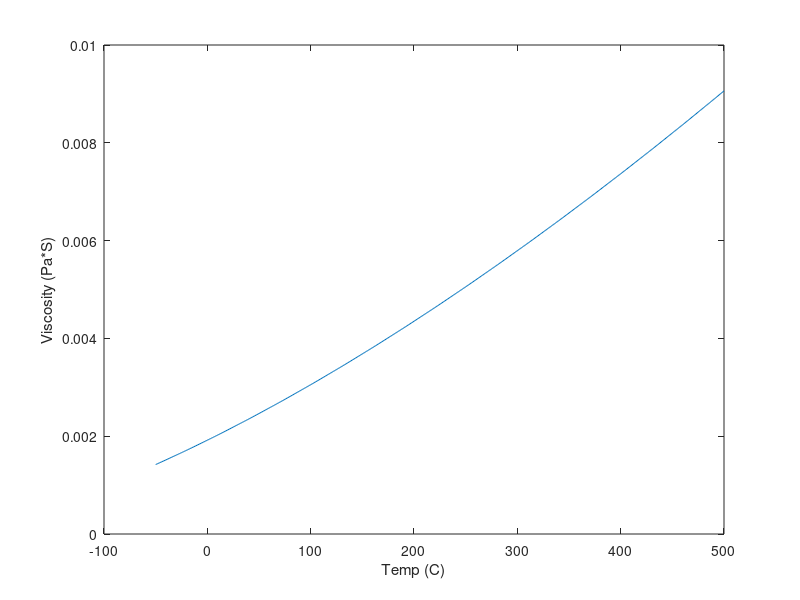

Write MATLAB code to recreate this figure.
%Roshan Jaiswal-Ferri
%Section - 
%Aero 302 Homework 1 FF1 - 9/26/24

%% Workspace Prep

format long     %Allows for more accurate decimals
close all;      %Clears all
clear all;      %Clears Workspace
clc;            %Clears Command Window

%% PART 1: FF1
%Summary:
%Model the viscosity using the sutherlands equation of air over the range
%of -50 to 500 degrees C


%Analysis:

%Changing viscosity due to temperature — Sutherland's Law

Temp = -50:1:500; %in C
TempK = Temp + 273.15; %in K

%muAir
muRef = 1.716e-5; %pa*s
Tref = 273.15; %K
Sair = 110.4; %K

%Sutherland's Law:

muAir = (((TempK./Tref).^1.5).*((Tref+Sair)./TempK+Sair)).*muRef;

figure
plot(Temp,muAir)
xlabel('Temp (C)')
ylabel('Viscosity (Pa*S)')

%Results:

%The fluid properties of viscocity vary between micro and macroscopic
%perspectives. On a macroscopic level viscosity can be viewed as internal
%forces that slow down a fluid. On a microscopic level viscosity is seen as
%the exchange of momentum between fluid molecules, generally slowing them
%down. When the temperature rises the molecules inside the fluid become
%excited - introducing more energy, therefore increasing the speed at which
%the fluid moves.

%From a Microscopic Perspective viscosity is dependant on pressure, the
%higher the pressure the closer molecules are together resulting in more
%collisions. On the other hand, from a macroscopic perspective, Viscocity
%is largely not dependant on pressure.

%Having a low temperature for viscosity in a wind tunnel would be important
%for testing accuracy because air at high altitudes is also very cold, so
%by lowering the temperature in the wind tunnel you are matching the
%viscosity the air would have during a real world test. 

% Yes, my plots agree with the standard atmosphere model for temperature
% pressure and viscosity. A few assumptions made by the standard atmosphere
% model and my model is 1) Hydrostatic Equilibrium 2)ideal hgas law
% 3)constant gravity 4) No atmospheric variation brought on by local
% events.

% You cannot apply exactly the same formulations to the event of a 
% de-orbiting space craft because the temperature and pressure
% magnitude and difference will be very large on an object that is 
% re-entering the atmosphere. This means
% you can no longer assume equilibrium or the ideal gas law - meaning
% behavior will be different and cannot be accurately modeled with these
% equations. What this would be useful for is predicting what the general
% atmosphere would look like and what to expect before re-entry.
















    
